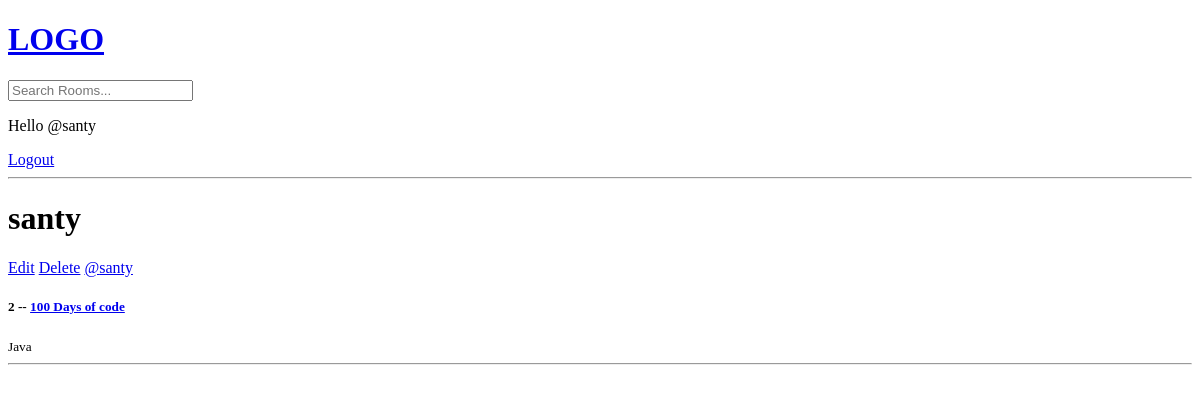
The page /profile/1 (signed in) on the database as committed earlier.
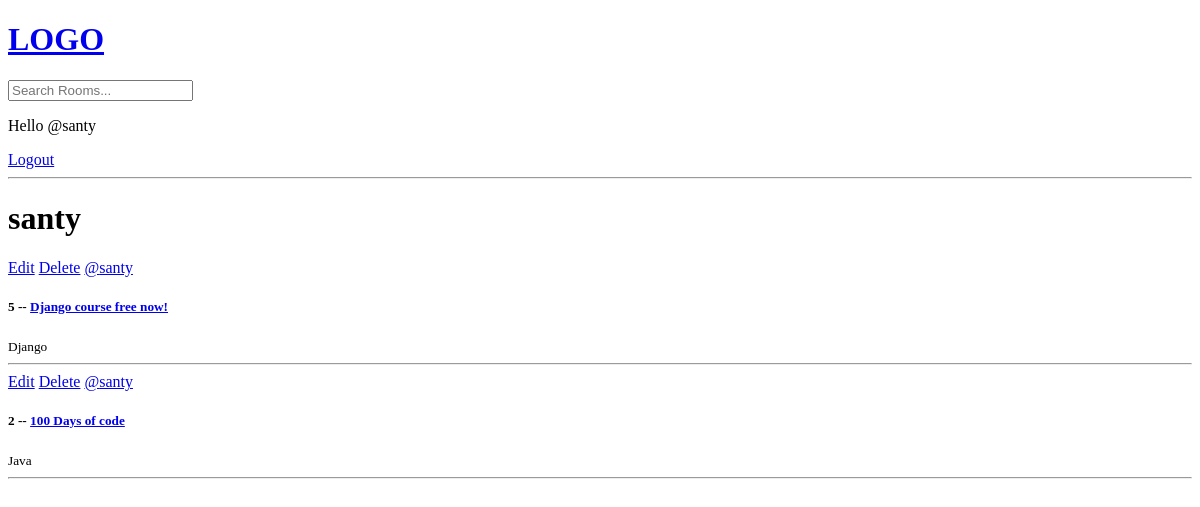
The same page on the database as committed later.
### base/models.py (models this page shows, shortened)
class Room(models.Model):
    host = models.ForeignKey(User, on_delete=models.SET_NULL, null=True)
    topic = models.ForeignKey(Topic, on_delete=models.SET_NULL, null=True)
    name = models.CharField(max_length=200)
    description = models.TextField(null=True, blank=True)
    participants = models.ManyToManyField(User, related_name='participants', blank=True)
    updated = models.DateTimeField(auto_now=True)
    created = models.DateTimeField(auto_now_add=True)
    class Meta:
        ordering = ['-updated', '-created']

class Topic(models.Model):
    name = models.CharField(max_length=200)

### base/views.py (the view)
# urls.py: path('profile/<str:pk>', views.user_profile, name="user-profile"),
def user_profile(request, pk):
    user = User.objects.get(id=pk)
    rooms = user.room_set.all()
    context = {'user': user, 'rooms': rooms}
    return render(request, 'base/profile.html', context)

### base/templates/base/profile.html (shortened to what this page needs)
{% extends 'main.html' %}
{% block content %}
    <h1>{{ user.username }}</h1>
    <div>
        <div>
            {% include 'base/feed_component.html' %}
        </div>
    </div>
{% endblock content %}

### templates/main.html (shortened to what this page needs)
<!DOCTYPE html>
<html lang="en">
<head>
</head>
<body>
{% include 'navbar.html' %}
{% block content %}
{% endblock content %}
</body>
</html>

### templates/navbar.html
<a href="/">
    <h1>LOGO</h1>
</a>
<form method="get" action="{% url 'home' %}">
    <input type="text" name="q" placeholder="Search Rooms...">
</form>
{% if request.user.is_authenticated %}
    <p>Hello @{{ request.user }}</p>
    <a href="{% url 'logout' %}">Logout</a>
{% else %}
    <a href="{% url 'login' %}">Login</a>
{% endif %}
<hr>

### base/templates/base/feed_component.html
<div>
    {% for room in rooms %}
        <div>
            {% if request.user == room.host %}
                <a href="{% url 'update-room' room.id %}">Edit</a>
                <a href="{% url 'delete-room' room.id %}">Delete</a>
            {% endif %}
            <a href="{% url 'user-profile' room.host.id %}">@{{ room.host.username }}</a>
            <h5>{{ room.id }} -- <a href="{% url 'room' room.id %}">{{ room.name }}</a></h5>
            <small>{{ room.topic.name }}</small>
            <hr>
        </div>
    {% endfor %}
</div>

Rows that differ between the two databases and show on the page:
added Room: shows "Edit", host.username "santy", id "5", name "Django course free now!", topic.name "Django"
